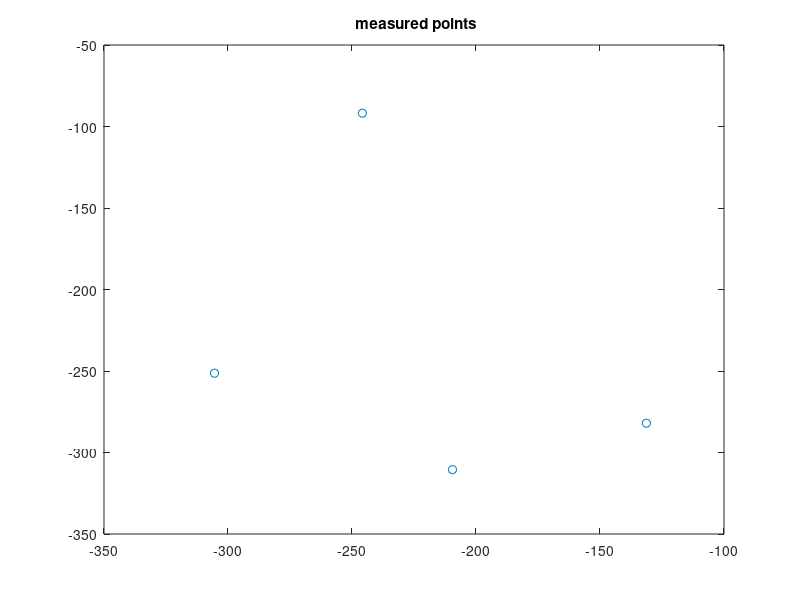

Write the MATLAB code that produced this figure. (Note: this script raises an error after producing the figure.)
%% For X (platform+kistler+cable)
mx = 9.241410334340282e-004;
cx = 0.001651705312519;

%% For Y (platform+kistler+cable)
cy = 0.001046707328795;
my = 5.572114462326005e-004;
% 
% %% Al platform only
% mx = 7.950913801404835e-004;
% cx = 0.001331957704959;
% my=2.721567156741477e-004;
% cy=0.001005491797519;

%% Circle
x=[-131.291; -209.487; -305.436; -245.829];
y=[-282.027; -310.532; -251.344; -91.827];
plot(x,y,'o'), title(' measured points');
[xc,yc,Re,a] = circfit(x,y);
th = linspace(0,2*pi,20)';
xe = Re*cos(th)+xc; ye = Re*sin(th)+yc;
plot(x,y,'o',[xe;xe(1)],[ye;ye(1)],'-.'),
title(' measured and fitted circles')
legend('measured','fitted')
text(xc,yc,sprintf('center (%g , %g );  R=%g',xc,yc,Re))
xlabel x, ylabel y 
axis equal

%% Other parameters
omegad=0.8;
alphad=0.4;
Ts=0.001;
%% Generate trajectory
center=[xc;yc];
rad=Re+0.8;
kNorm=1*10^-1;
rNormal=109.08;
[circX, circY, circXd,circYd, circXdd, circYdd]=genCircle(center,rad,Ts,omegad,alphad);
% circX=fliplr(circX);
% circY=fliplr(circY);
% circXd=fliplr(circXd);
% circYd=fliplr(circYd);
% circXdd=fliplr(circXdd);
% circYdd=fliplr(circYdd);
factor=1;
circX=circX(1:floor(length(circX)/factor));
circY=circY(1:floor(length(circY)/factor));
circXd=circXd(1:floor(length(circX)/factor));
circYd=circYd(1:floor(length(circY)/factor));
circXdd=circXdd(1:floor(length(circX)/factor));
circYdd=circYdd(1:floor(length(circY)/factor));
theta=atan2(circY,circX);
figure(2);
plot(theta);

r0=rad;
Kp=[8 0; 0 7]*10^-2;
Kd=[5 0;0 5]*10^-4;
M=[mx 0; 0 my];
Minv=inv(M);
Ks=[7 0;0 0.7]*10^-2;
Wcut = 150; bLP  = exp(-Wcut*2*pi*Ts);
slbuild('positionControlSlidingCircle');